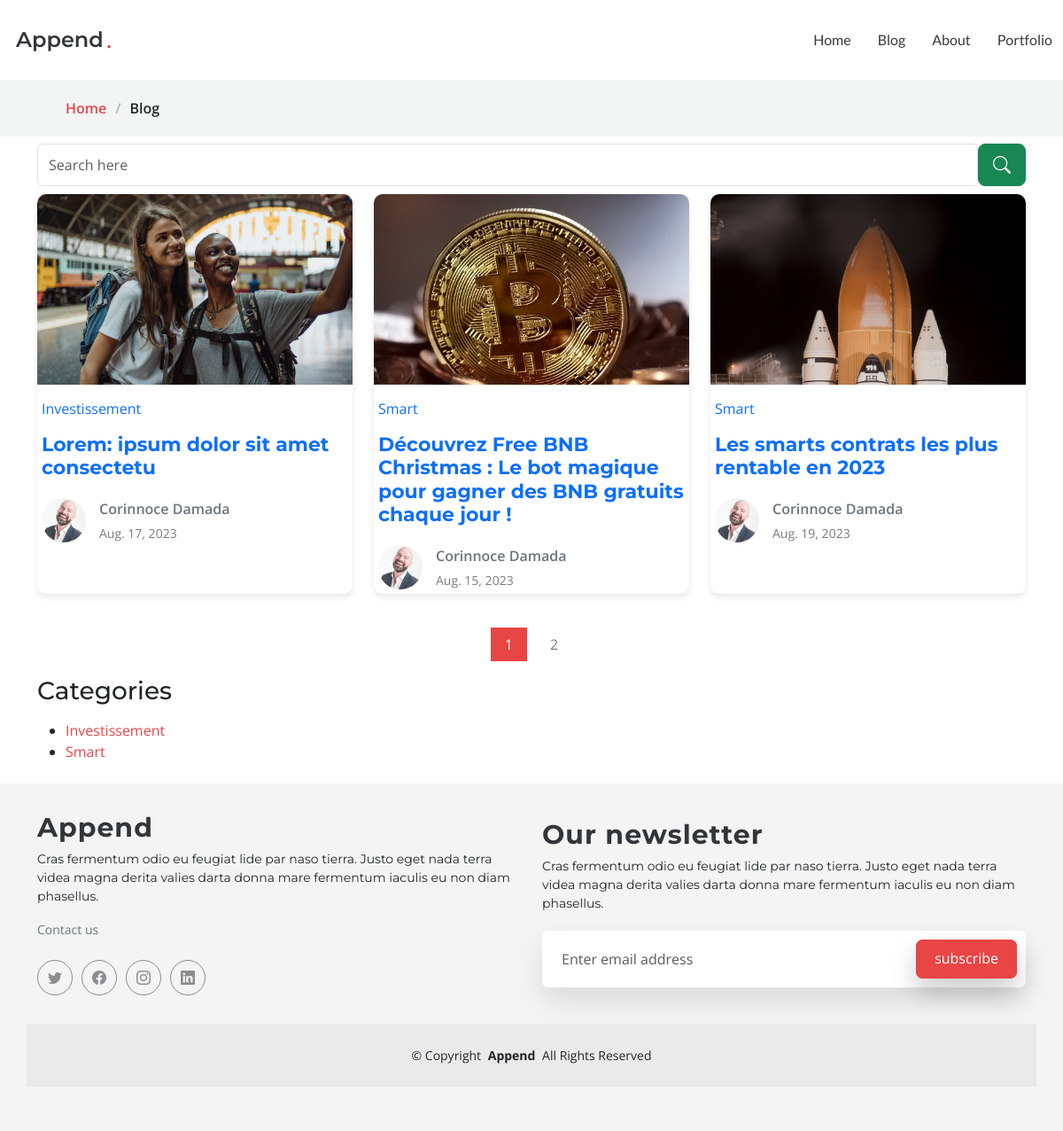
The app's page /articles/ with its own data.
### article/models.py (models this page shows, shortened)
class Article(models.Model):
    title = models.CharField(max_length=300)
    category = models.ForeignKey(Category, on_delete=models.CASCADE)
    picture = models.ImageField(upload_to='images/articles/',blank=True, null=True)
    cloudpicture = models.CharField(max_length=3000,blank=True)
    description = models.TextField(blank=True, null=True)
    slug = models.SlugField(max_length=1000,blank=True, null=True)
    author = models.ForeignKey(Author,on_delete=models.CASCADE)
    created_at = models.DateTimeField(auto_now=True)
    sendmail = models.BooleanField(default=True)
    published = models.BooleanField(default=False)
    created_at = models.DateField(auto_now=True, auto_now_add=False)

class Category(models.Model):
    name = models.CharField(max_length=254)
    picture = models.ImageField(upload_to='images/categories/',blank=True, null=True)
    cloudpicture = models.CharField(max_length=3000,blank=True)
    slug = models.SlugField(max_length=1000,blank=True, null=True)

class Author(models.Model):
    name = models.CharField(max_length=500)
    picture = models.ImageField(upload_to='images/authors/',blank=True, null=True)
    cloudpicture = models.CharField(max_length=10000,null=True,blank=True)
    description = models.TextField(blank=True)
    facebook = models.CharField(max_length=50000, blank=True, null=True)
    twitter = models.CharField(max_length=50000, blank=True, null=True)
    whatsapp = models.CharField(max_length=50000, blank=True, null=True)

### article/views.py (the view)
# urls.py: path('',blog,name="blog"),
def blog(request):
    articles = Article.objects.filter(published=True)
    if category:=request.GET.get('category'):
        articles = Article.objects.filter(published=True,category=get_object_or_404(Category,slug=category))
    if tag:=request.GET.get('tag'):
        articles = Article.objects.filter(Q(title__icontains=tag)|Q(description__icontains=tag),published=True)
    if article:=request.GET.get('article'):
        articles = Article.objects.filter(Q(title__icontains=article)|Q(description__icontains=article),published=True)
    articles = paginate(request,articles,3)
    return render(request,'articles/index.html',{'articles':articles,'categorys':get_category()})

### article/models.py (called while the page is built)
def paginate(request,objects,nbre):
    paginator = Paginator(objects,nbre)
    page = request.GET.get('page')
    return paginator.get_page(page)

def get_category():
    return Category.objects.all()

### templates/articles/index.html (shortened to what this page needs)
{% extends 'base.html' %}
{% load static %}
{% block content %}
<div data-aos="fade" class="page-title">
    <nav class="breadcrumbs">
        <div class="container">
        <ol>
            <li><a href="index.html">Home</a></li>
            <li class="current">Blog</li>
        </ol>
        </div>
    </nav>
    </div>
    <div class="container mb-2 mt-2">
        <form method="GET" action="{% url 'blog' %}">
            <div class="d-flex">
                <input class="form-control" placeholder="Search here" type="text" name="article">
                <button class="btn btn-success btn-lg" ><i class="bi bi-search"></i></button>
            </div>
        </form>
    </div>
    {% include 'inc/blog.html' %}
    <div class="container">
        <h3>Categories</h3>
        <ul class="mt-3">
            {% for category in categorys %}
                <li>
                    <a href="{% url 'blog' %}?category={{category.slug}}">{{category.name}}</a>
                </li>
            {% endfor %}
        </ul>
    </div>
{% endblock content %}

### templates/inc/blog.html (shortened to what this page needs)
{% load static %}
    <section id="blog" class="blog mb-2">
        <div class="container" data-aos="fade-up" data-aos-delay="100">
            <div class="row gy-4 posts-list">
                {% for article in articles %}
                    <div class="col-xl-4 mb-2 col-lg-6">
                        <article>
                          <a href="{% url 'detail' article.slug %}">
                          <div class="post-img">
                              {% if article.picture %}
                                <img src="{{article.picture.url}}" alt="" class="img-fluid">
                              {% elif article.cloudpicture %}
                                <img src="{{article.cloudpicture}}" alt="" class="img-fluid">
                              {% elif article.category.picture.url %}
                                <img src="{{article.category.picture.url}}" alt="" class="img-fluid">
                              {% else %}
                                <img src="{{article.category.cloudpicture}}" alt="" class="img-fluid">
                              {% endif %}
                          </div>
                          <p class=" text-primary ">{{article.category.name}}</p>
                          <h2 class="title  text-primary ">
                              {{article.title}}
                          </h2>
                          <div class="d-flex align-items-center">
                            {% if article.author.cloudpicture %}
                              <img src="{{article.author.cloudpicture}}" alt="" class="img-fluid post-author-img flex-shrink-0">
                            {% elif article.author.picture.url %}
                              <img src="{{article.author.picture.url}}" alt="" class="img-fluid post-author-img flex-shrink-0">
                            {% else %}
                              <img src="{% static 'assets/img/blog/blog-author.jpg' %}" alt="" class="img-fluid post-author-img flex-shrink-0">
                            {% endif %}
                              <div class="post-meta">
                              <p class="post-author text-secondary">{{article.author.name}}</p>
                              <p class="post-date">
                                  <time datetime="2022-01-01">{{article.created_at}}</time>
                              </p>
                              </div>
                          </div>
                          </a>
                        </article>
                    </div>
                {% endfor %}
            </div>
            <div class="pagination mb-2 d-flex justify-content-center">
            <ul>
                <li class="active"><a href="#">{{articles.number}}</a></li>
              {% if articles.has_next %}
                <li><a href="?page={{articles.next_page_number}}">{{articles.next_page_number}}</a></li>
              {% endif %}
            </ul>
            </div>
        </div>
    </section>

### static/assets/css/main.css (style rules this page uses)
:root { --font-default: "Open Sans", system-ui, -apple-system, "Segoe UI", Roboto, "Helvetica Neue", Arial, "Noto Sans", "Liberation Sans", sans-serif, "Apple Color Emoji", "Segoe UI Emoji", "Segoe UI Symbol", "Noto Color Emoji"; --font-primary: "Montserrat", sans-serif; --font-secondary: "Lato", sans-serif; }
:root { --color-default: #212529; --color-default-rgb: 33, 37, 41; --color-background: #ffffff; --color-background-rgb: 255, 255, 255; --color-primary: #e84545; --color-primary-rgb: 232, 69, 69; --color-secondary: #32353a; --color-secondary-rgb: 50, 53, 58; --color-box-background: #ffffff; --color-box-background-rgb: 255, 255, 255; --color-inverse: #ffffff; --color-inverse-rgb: 255, 255, 255; }
:root { --color-nav: #3a3939; --color-nav-hover: #e84545; --color-nav-dropdown: #3a3939; --color-nav-dropdown-hover: #e84545; --color-nav-dropdown-background: #ffffff; --color-nav-mobile-background: #ffffff; }
:root { scroll-behavior: smooth; }
body { color: var(--color-default); background-color: var(--color-background); font-family: var(--font-default); }
a { color: var(--color-primary); text-decoration: none; transition: 0.3s; }
h1, h2, h3, h4, h5, h6 { font-family: var(--font-primary); }
section { color: var(--color-default); background-color: var(--color-background); padding: 1px; overflow: clip; }
.page-title { --color-box-background: rgba(var(--color-default-rgb), .05); color: var(--color-default); background-color: var(--color-background); }
.page-title nav { background-color: var(--color-box-background); padding: 20px 0; }
.page-title nav ol { display: flex; flex-wrap: wrap; list-style: none; margin: 0; font-size: 16px; font-weight: 600; }
.page-title nav ol li+li { padding-left: 10px; }
.page-title nav ol li+li::before { content: "/"; display: inline-block; padding-right: 10px; color: rgba(var(--color-default-rgb), 0.3); }
section { scroll-margin-top: 90px; }
.blog .posts-list article { box-shadow: 0 4px 6px rgba(var(--color-default-rgb), 0.1); padding: 5px; height: 100%; border-radius: 10px; overflow: hidden; }
.blog .posts-list .post-img { max-height: 240px; margin: -30px -30px 15px -30px; overflow: hidden; }
.blog .posts-list .title { font-size: 22px; font-weight: 700; padding: 0; margin: 0 0 20px 0; }
.blog .posts-list .post-author-img { width: 50px; border-radius: 50%; margin-right: 15px; }
.blog .posts-list .post-author { font-weight: 600; margin-bottom: 5px; }
.blog .posts-list .post-date { font-size: 14px; color: rgba(var(--color-default-rgb), 0.6); margin-bottom: 0; }
.blog .pagination { margin-top: 30px; color: rgba(var(--color-default-rgb), 0.6); }
.blog .pagination ul { display: flex; padding: 0; margin: 0; list-style: none; }
.blog .pagination li { margin: 0 5px; transition: 0.3s; }
.blog .pagination li a { color: rgba(var(--color-default-rgb), 0.6); padding: 7px 16px; display: flex; align-items: center; justify-content: center; }
.blog .pagination li.active, .blog .pagination li:hover { background: var(--color-primary); color: var(--color-inverse); }
.blog .pagination li.active a, .blog .pagination li:hover a { color: var(--color-inverse); }

### records on screen
Article: picture (picture), category.name "Investissement", title "Lorem: ipsum dolor sit amet consectetu", author.picture (picture), author.name "Corinnoce Damada", created_at "Aug. 17, 2023"
Article: picture (picture), category.name "Smart", title "Découvrez Free BNB Christmas : Le bot magique pour gagner des BNB gratuits chaque jour !", author.picture (picture), author.name "Corinnoce Damada", created_at "Aug. 15, 2023"
Article: category.picture (picture), category.name "Smart", title "Les smarts contrats les plus rentable en 2023", author.picture (picture), author.name "Corinnoce Damada", created_at "Aug. 19, 2023"
Category: name "Investissement"
Category: name "Smart"

### other values on screen
{{ articles.number }} "1"
{{ articles.next_page_number }} "2"
